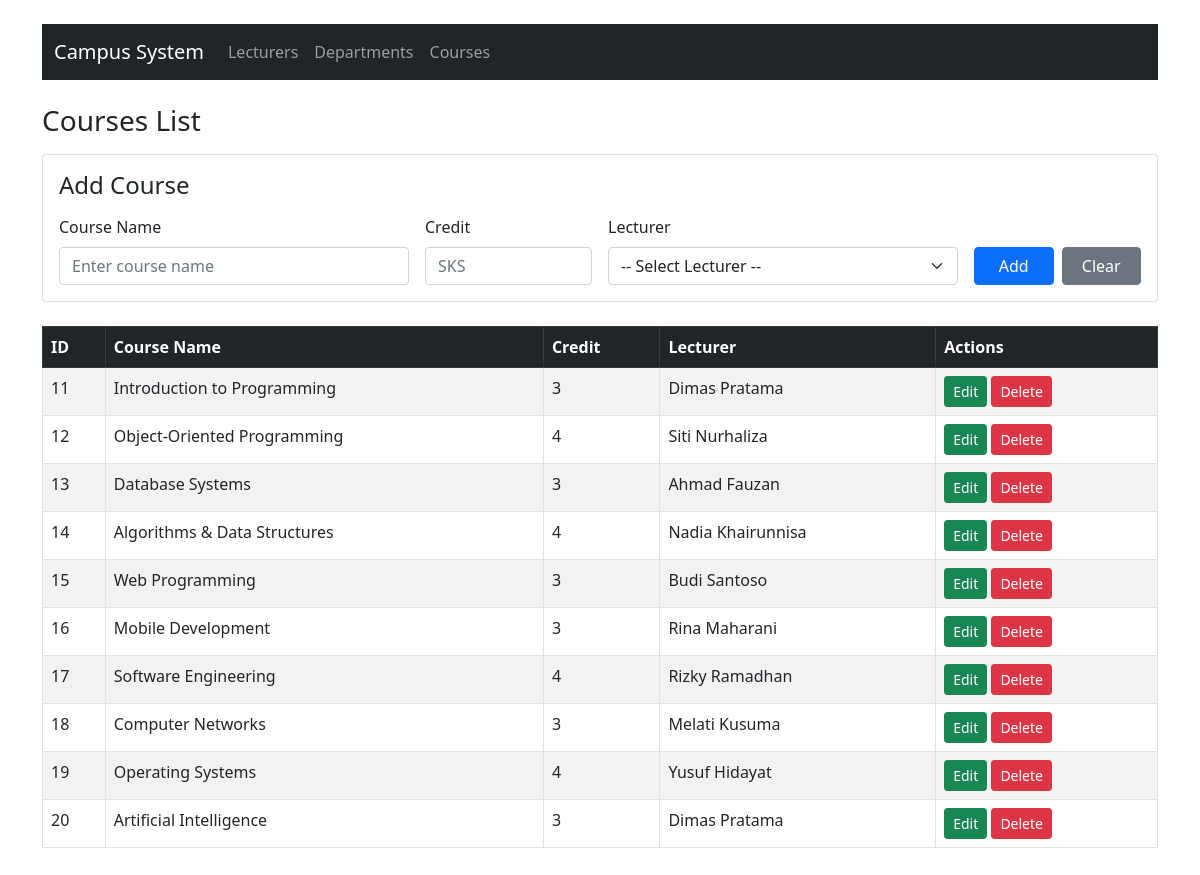
The page /Code/index.php?controller=course&action=index on the database its author committed.
### tables this page shows
CREATE TABLE `courses` (
  `id` int(11) NOT NULL,
  `course_name` varchar(100) NOT NULL,
  `credit` int(11) NOT NULL,
  `lecturer_id` int(11) DEFAULT NULL
);

CREATE TABLE `lecturers` (
  `id` int(11) NOT NULL,
  `name` varchar(100) NOT NULL,
  `nidn` varchar(50) NOT NULL,
  `phone` varchar(50) NOT NULL,
  `join_date` date NOT NULL,
  `department_id` int(11) DEFAULT NULL
);

### Code/Controller/BaseController.php (called while the page is built, shortened)
<?php
abstract class BaseController {
    protected function render($view, $data = []) {
        extract($data);
        include "View/{$view}.php";
    }
}
?>

### Code/Controller/CourseController.php (called while the page is built, shortened)
<?php
require_once 'Controller/BaseController.php';
require_once 'Models/Course.php';
class CourseController extends BaseController {
    private $model;
    private $lecturerModel;
    public function __construct() {
        $this->model = new Course();
        $this->lecturerModel = new Lecturer();
    }
    public function index() {
        $course = null;
        $courses   = $this->model->getAll();
        $lecturers = $this->lecturerModel->getAll();
        $this->render('Courses', [
            'courses'   => $courses,
            'course'    => $course,
            'lecturers' => $lecturers
        ]);
    }
}

### Code/Models/DB.php (called while the page is built, shortened)
<?php
require_once 'config/database.php';
abstract class DB {
    public function __construct() {
        $database = new Database();
        $this->conn = $database->getConnection();
    }
}
?>

### Code/Config/database.php (called while the page is built, shortened)
<?php
class Database {
    private $host = "localhost";
    private $username = "root";
    private $password = "";
    private $db_name = "tp_mvc25";
    public function getConnection() {
        $this->conn = null;
        try {
            $this->conn = new mysqli($this->host, $this->username, $this->password, $this->db_name);
        } catch(Exception $e) {
            echo "Connection error: " . $e->getMessage();
        }
        return $this->conn;
    }
}
?>

### Code/Models/Course.php (called while the page is built, shortened)
<?php
require_once 'Models/DB.php';
class Course extends DB {
    public function getAll() {
        $sql = "SELECT c.*, l.name AS lecturer_name
                FROM courses c
                LEFT JOIN lecturers l ON c.lecturer_id = l.id";
        return $this->conn->query($sql)->fetch_all(MYSQLI_ASSOC);
    }
}

### Code/View/Courses.php (the view, shortened to what this page needs)
<!DOCTYPE html>
<html>
<head>
        <link rel="stylesheet" href="Assets/CSS/bootstrap.min.css">
</head>
<body class="container py-4">
<nav class="navbar navbar-expand-lg navbar-dark bg-dark mb-4">
    <div class="container-fluid">
        <a class="navbar-brand" href="index.php">Campus System</a>
        <div class="collapse navbar-collapse" id="navbarNav">
            <ul class="navbar-nav">
                                <li class="nav-item">
                    <a class="nav-link" href="index.php?controller=lecturer&action=index">Lecturers</a>
                </li>
                                <li class="nav-item">
                    <a class="nav-link" href="index.php?controller=department&action=index">Departments</a>
                </li>
                                <li class="nav-item">
                    <a class="nav-link" href="index.php?controller=course&action=index">Courses</a>
                </li>
            </ul>
        </div>
    </div>
</nav>
<h3 class="mb-3">Courses List</h3>
<div class="card p-3 mb-4">
    <h4 class="mb-3">
                <?= isset($course) ? "Edit Course" : "Add Course" ?>
    </h4>
        <form action="index.php?controller=course&action=<?= isset($course) ? 'edit&id=' . $course['id'] : 'create' ?>" method="POST" class="row g-3">
                <div class="col-md-4">
            <label class="form-label">Course Name</label>
            <input type="text"
                class="form-control"
                name="course_name"
                required
                placeholder="Enter course name"
                                value="<?= isset($course) ? htmlspecialchars($course['course_name']) : '' ?>">
        </div>
                <div class="col-md-2">
            <label class="form-label">Credit</label>
            <input type="number"
                class="form-control"
                name="credit"
                required
                placeholder="SKS"
                min="1"
                                value="<?= isset($course) ? htmlspecialchars($course['credit']) : '' ?>">
        </div>
                <div class="col-md-4">
            <label class="form-label">Lecturer</label>
            <select name="lecturer_id" class="form-select" required>
                <option value="">-- Select Lecturer --</option>
            </select>
        </div>
                <div class="col-md-2 d-flex align-items-end gap-2">
            <button type="submit"
                                class="btn <?= isset($course) ? 'btn-success' : 'btn-primary' ?> w-100">
                <?= isset($course) ? "Update" : "Add" ?>
            </button>
                        <a href="index.php?controller=course&action=index" class="btn btn-secondary w-100">Clear</a>
        </div>
    </form>
</div>
<table class="table table-bordered table-striped">
    <thead class="table-dark">
        <tr>
            <th>ID</th>
            <th>Course Name</th>
            <th>Credit</th>
            <th>Lecturer</th>
            <th>Actions</th>
        </tr>
    </thead>
    <tbody>
                <?php if (empty($courses)): ?>
            <tr><td colspan="5" class="text-center">No courses found</td></tr>
        <?php else: ?>
                        <?php foreach ($courses as $c): ?>
                <tr>
                    <td><?= $c['id'] ?></td>
                    <td><?= htmlspecialchars($c['course_name']) ?></td>
                    <td><?= $c['credit'] ?></td>
                                        <td><?= htmlspecialchars($c['lecturer_name'] ?? 'N/A') ?></td>
                    <td>
                                                <a href="index.php?controller=course&action=index&id=<?= $c['id'] ?>"
                           class="btn btn-sm btn-success">Edit</a>
                                                <a href="index.php?controller=course&action=delete&id=<?= $c['id'] ?>"
                           class="btn btn-sm btn-danger"
                           onclick="return confirm('Are you sure you want to delete this lecturer?')">
                           Delete
                        </a>
                    </td>
                </tr>
            <?php endforeach; ?>
        <?php endif; ?>
    </tbody>
</table>
</body>
</html>

### rows shown on the page
courses: id "11", course_name "Introduction to Programming", credit "3", lecturer.name "Dimas Pratama"
courses: id "12", course_name "Object-Oriented Programming", credit "4", lecturer.name "Siti Nurhaliza"
courses: id "13", course_name "Database Systems", credit "3", lecturer.name "Ahmad Fauzan"
courses: id "14", course_name "Algorithms & Data Structures", credit "4", lecturer.name "Nadia Khairunnisa"
courses: id "15", course_name "Web Programming", credit "3", lecturer.name "Budi Santoso"
courses: id "16", course_name "Mobile Development", credit "3", lecturer.name "Rina Maharani"
courses: id "17", course_name "Software Engineering", credit "4", lecturer.name "Rizky Ramadhan"
courses: id "18", course_name "Computer Networks", credit "3", lecturer.name "Melati Kusuma"
courses: id "19", course_name "Operating Systems", credit "4", lecturer.name "Yusuf Hidayat"
courses: id "20", course_name "Artificial Intelligence", credit "3", lecturer.name "Dimas Pratama"
